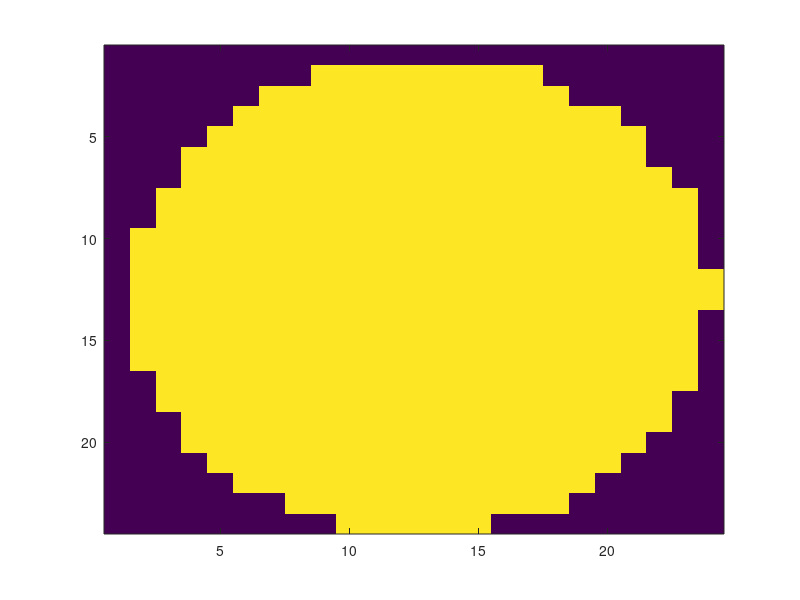

Recreate this plot in MATLAB.
xrange = 0.02;
yrange = 0.02;
dx = xrange / 10;
dx = 0.0017/2;
ix = round(xrange / dx);
jx = round(yrange / dx);
p1 = ones(ix, jx);

center_x = xrange/2;
center_y = yrange/2;
kei = xrange / 2;
for x1_s = 0 : dx : xrange
	y1_s = center_y + sqrt(kei^2 - (x1_s - center_x)^2);
    i1 = round(x1_s/dx) + 1;
    j1 = round(y1_s/dx) + 1;
    u1(i1, j1) = 0;
    v1(i1, j1) = 0;
    for jstair = j1 : jx + 1
    	p1(i1, jstair) = 0;
        %v1(i1, jstair) = 0;
    end
end
for x1_s = 0 : dx : xrange
	y1_s = center_y - sqrt(kei^2 - (x1_s - center_x)^2);
    i1 = round(x1_s/dx) + 1;
    j1 = round(y1_s/dx) + 1;
    %p1(i1, j1) = 0;
    %v1(i1, j1) = 0;
	for jstair = 1 : j1
        p1(i1, jstair) = 0;
        %v1(i1, jstair) = 0;
    end
end

x = 1 : ix;
y = 1 : jx;
imagesc(x, y, p1(x, y))